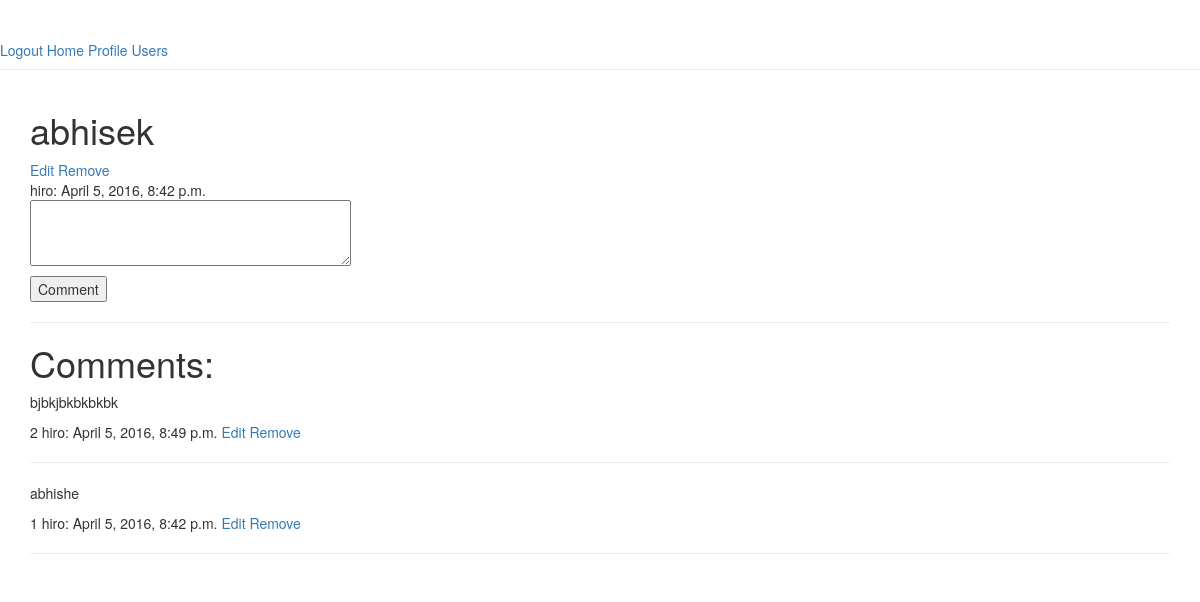
Screenshot of /codehub/topic/2/comment/ (signed in) with the database file from the repository.
### app/models.py (models this page shows, shortened)
class CodehubTopicModel(models.Model):
    user = models.ForeignKey(User)
    topic_heading = models.CharField(max_length = 100)
    topic_detail = models.CharField(max_length = 200)
    topic_link = models.CharField(max_length = 100 )
    tags = models.CharField(max_length = 50)
    timeStamp = models.DateTimeField()
    topic_type = models.CharField(max_length = 10)
    file = models.FileField(upload_to = 'uploads/')

class CodehubTopicCommentModel(models.Model):
    user = models.ForeignKey(User)
    topic = models.ForeignKey('CodehubTopicModel')
    comment_text = models.CharField(max_length = 500)
    timeStamp = models.DateTimeField()

### app/views.py (the view)
    def wrapper(request,*args,**kwargs):
        if not request.user.is_authenticated():
            return redirect('login_view')
        return func(request,*args,**kwargs)

### app/forms.py
class CodehubTopicCommentForm(forms.ModelForm):
    comment_text = forms.CharField(label = '',max_length = 500,widget = forms.Textarea(attrs = {'rows':'3','cols':'40'}))
    class Meta:
        model = CodehubTopicCommentModel
        fields = ['comment_text']

### app/codehub.py (called while the page is built)
@loginRequired
def comment_on_topic(request,id):
    if request.method == 'POST':
        form = CodehubTopicCommentForm(request.POST)
        if form.is_valid():
            new_comment = CodehubTopicCommentModel(
                user = User.objects.get(username = request.user.username),
                topic = CodehubTopicModel.objects.get(id = id),
                comment_text = form.cleaned_data['comment_text'],
                timeStamp = datetime.datetime.now()
            )
            new_comment.save()
            return redirect("/codehub/topic/"+id+"/comment")
    else:
        form = CodehubTopicCommentForm()
    comments = CodehubTopicCommentModel.objects.filter(topic_id = id).order_by('-timeStamp')
    topic_details = CodehubTopicModel.objects.get(id = id)
    return render(request,'codehub/comment_on_topic.html',{'form':form,'comments':comments,'topic':topic_details})

### app/views.py (called while the page is built)
def loginRequired(func):
    def wrapper(request,*args,**kwargs):
        if not request.user.is_authenticated():
            return redirect('login_view')
        return func(request,*args,**kwargs)
    return wrapper

### app/templates/codehub/comment_on_topic.html (shortened to what this page needs)
{% extends 'base.html' %}
{% block content %}
<h1>{{ topic.topic_heading }}</h1>
{% if topic.user.username == user.username %}
  <a href = "{% url 'edit_topic' topic.id %}">Edit</a>
  <a href = "{% url 'remove_topic' topic.id %}">Remove</a>
{% endif %}
<a href = "/media/{{ topic.file }}">{{ topic.file }}</a><br/>
{{ topic.user.username }}:
{{ topic.timeStamp }}
<form method='post'>
{{ form.as_p }}
<input type='submit' name='comment' value ='Comment'/>
</form>
<hr/>
<h1>Comments:</h1>
{% for comment in comments %}
    <P>{{ comment.comment_text }}</P>
    {{ comment.id }}
    {{ comment.user.username }}:
    {{ comment.timeStamp }}
  {% if comment.user.username == request.user.username %}
    <a href = "{% url 'edit_topic_comment' comment.id %}">Edit</a>
    <a href = "{% url 'remove_topic_comment' comment.id %}">Remove</a>
  {% endif %}
    <hr/>
{% endfor %}
{% endblock %}

### rows the page displays
CodehubTopicModel: topic_heading "abhisek", user.username "hiro", timeStamp "April 5, 2016, 8:42 p.m."
CodehubTopicCommentModel: comment_text "bjbkjbkbkbkbk", id "2", user.username "hiro", timeStamp "April 5, 2016, 8:49 p.m.", shows "Edit"
CodehubTopicCommentModel: comment_text "abhishe", id "1", user.username "hiro", timeStamp "April 5, 2016, 8:42 p.m.", shows "Edit"
